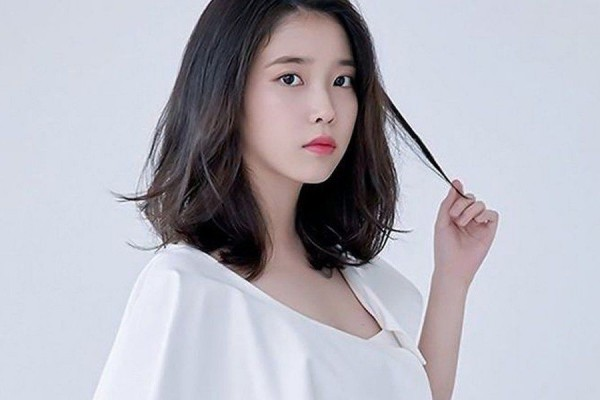
#> input picture Image Processing (Threshold & blur)/Assets/sample.jpg, 600 x 400 px
$ jupyter execute 'Image Processing - Thresholding & Blur.ipynb'
#> lines starting #> are read from the running program, lines starting #| are printed output that depends on the picture; after the words box and inside, x2 and y2 are one past the last pixel; in counts of white or black regions, pixels touching at a corner belong together
# Import Library

[cell 1]
import cv2
import numpy as np
import matplotlib.pyplot as plt

# Thresholding with OpenCV

[cell 2]
img = cv2.imread('Assets/sample.jpg')
#> img is the input picture: shape (400, 600, 3); mean B, G, R 187.8, 178.4, 179.5
gray_img = cv2.cvtColor(img, cv2.COLOR_BGR2GRAY)
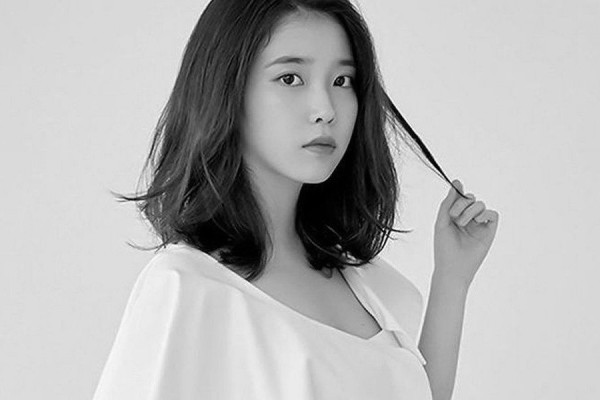
#> gray_img: shape (400, 600); min 0, max 254, mean 179.9
_, bin_thres = cv2.threshold(gray_img, 127,255, cv2.THRESH_BINARY)
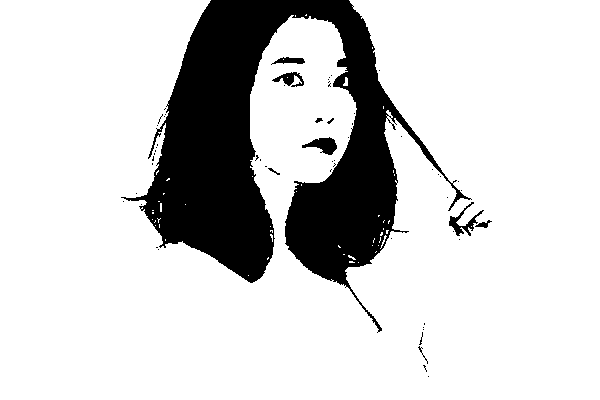
#> bin_thres: shape (400, 600); 82.1% white; 59 black regions (50 under 20 px), largest, box (x1, y1, x2, y2) and area: (121, 0, 472, 333) 41643, (302, 137, 337, 155) 334, (449, 202, 484, 236) 322
_, inv_bin_thres = cv2.threshold(gray_img, 127,255, cv2.THRESH_BINARY_INV)
_, trunc_thres = cv2.threshold(gray_img, 127,255, cv2.THRESH_TRUNC)
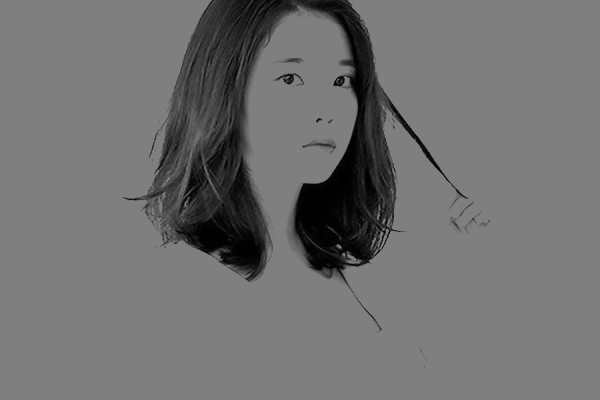
#> trunc_thres: shape (400, 600); min 0, max 127, mean 112.8
_, to_zero_thres = cv2.threshold(gray_img, 127,255, cv2.THRESH_TOZERO)
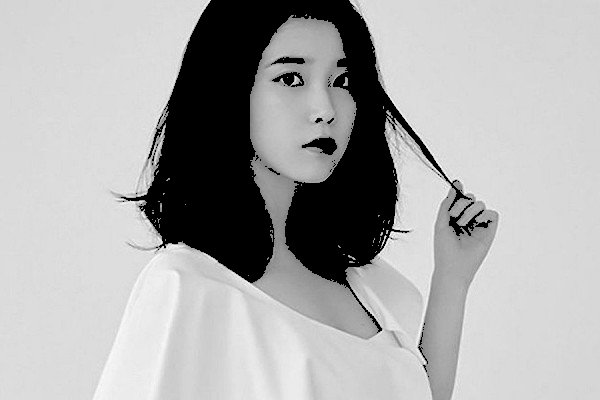
#> to_zero_thres: shape (400, 600); min 0, max 254, mean 171.4
_, inv_to_zero_thres = cv2.threshold(gray_img, 127,255, cv2.THRESH_TOZERO_INV)
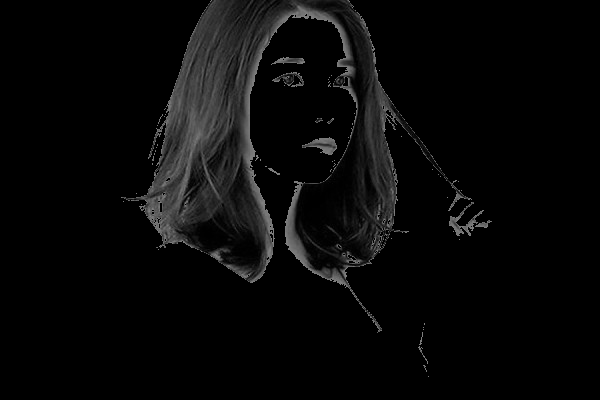
#> inv_to_zero_thres: shape (400, 600); min 0, max 127, mean 8.5
_, otsu_thres = cv2.threshold(gray_img, 127,255, cv2.THRESH_OTSU)
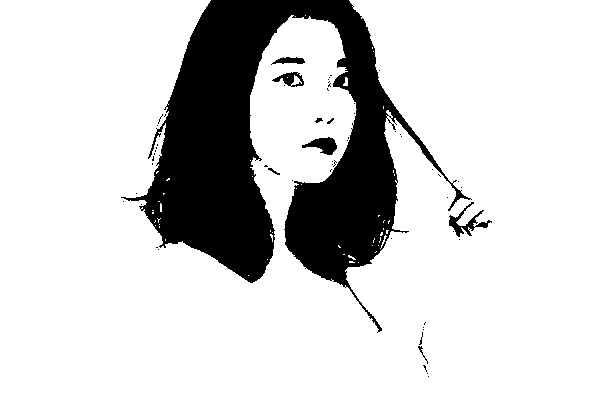
#> otsu_thres: shape (400, 600); 82% white; 59 black regions (51 under 20 px), largest, box (x1, y1, x2, y2) and area: (121, 0, 472, 333) 41812, (449, 202, 492, 237) 404, (302, 137, 337, 155) 341
adap_mean_thres = cv2.adaptiveThreshold(gray_img, 127, cv2.ADAPTIVE_THRESH_MEAN_C,cv2.THRESH_BINARY,11,5)
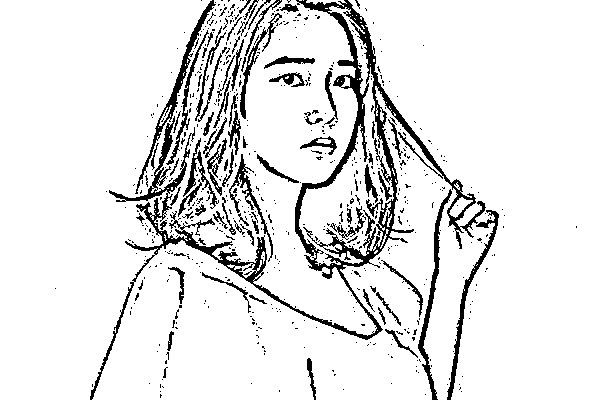
#> adap_mean_thres: shape (400, 600); values 0 (black) and 127 (white), 89.8% white; 623 black regions (543 under 20 px), largest, box (x1, y1, x2, y2) and area: (90, 0, 486, 400) 10986, (135, 0, 216, 194) 1044, (418, 189, 452, 400) 988
adap_gaus_thres = cv2.adaptiveThreshold(gray_img, 127, cv2.ADAPTIVE_THRESH_GAUSSIAN_C,cv2.THRESH_BINARY,11,5)
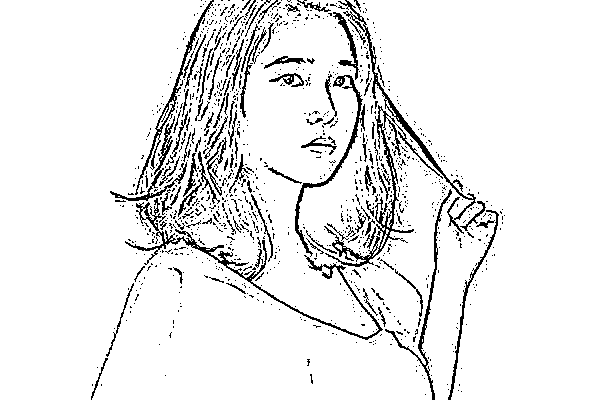
#> adap_gaus_thres: shape (400, 600); values 0 (black) and 127 (white), 92.1% white; black in thin lines or dots, all inside (x1, y1, x2, y2) = (91, 0, 505, 400)

result = [bin_thres,inv_bin_thres,trunc_thres,to_zero_thres,inv_to_zero_thres,otsu_thres,adap_mean_thres,adap_gaus_thres]
result_title = ['BINARY','INV BINARY','TRUNC','TO ZERO','INV TO ZERO','OTSU','ADAP MEAN','ADAP GAUS']
plt.figure(figsize=(16,16))
for i,(curr_img,curr_title) in enumerate(zip(result,result_title)):
    plt.subplot(3,3,(i+1))
    plt.imshow(curr_img,'gray')
    plt.title(curr_title)
    plt.xticks([]),plt.yticks([])
#> this loop made 8 passes
#> curr_title on passes 1 to 8: 'BINARY', 'INV BINARY', 'TRUNC', 'TO ZERO', 'INV TO ZERO', 'OTSU', 'ADAP MEAN', 'ADAP GAUS'

# Blur Using OpenCV

[cell 3]
img = cv2.cvtColor(img,cv2.COLOR_BGR2RGB)
blur_img = cv2.blur(img,(16,16)) #mean blur
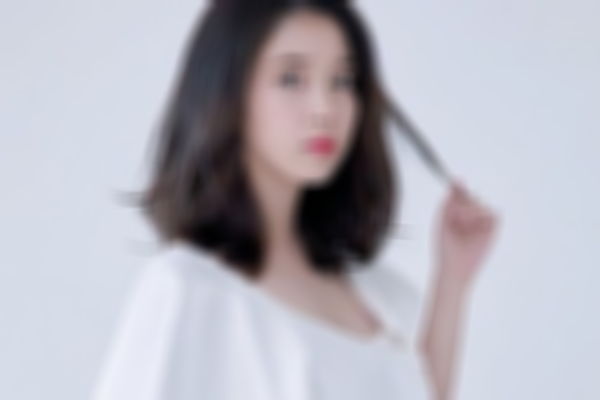
#> blur_img: shape (400, 600, 3); mean R, G, B 179.4, 178.4, 187.8
median_blur = cv2.medianBlur(img, 11) #best for small noise like salt & pepper, also vanishing acne
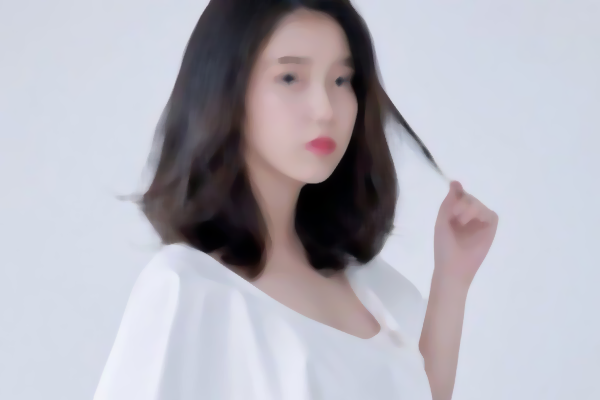
#> median_blur: shape (400, 600, 3); mean R, G, B 179.9, 178.8, 188.2
gauss_blur = cv2.GaussianBlur(img, (11,11),5.0) #similar to mean but smoother
bilateral_blur = cv2.bilateralFilter(img,11,150,150) #remove small noise to sharpen the image
result = [blur_img,median_blur,gauss_blur,bilateral_blur]
result_title = ['BLUR','MEDIAN BLUR','GAUS BLUR','BILATERAL BLUR']
plt.figure(figsize=(15,15))
for i,(curr_img,curr_title) in enumerate(zip(result,result_title)):
    plt.subplot(3,3,(i+1))
    plt.imshow(curr_img,'gray')
    plt.title(curr_title)
    plt.xticks([]),plt.yticks([])
#> this loop made 4 passes
